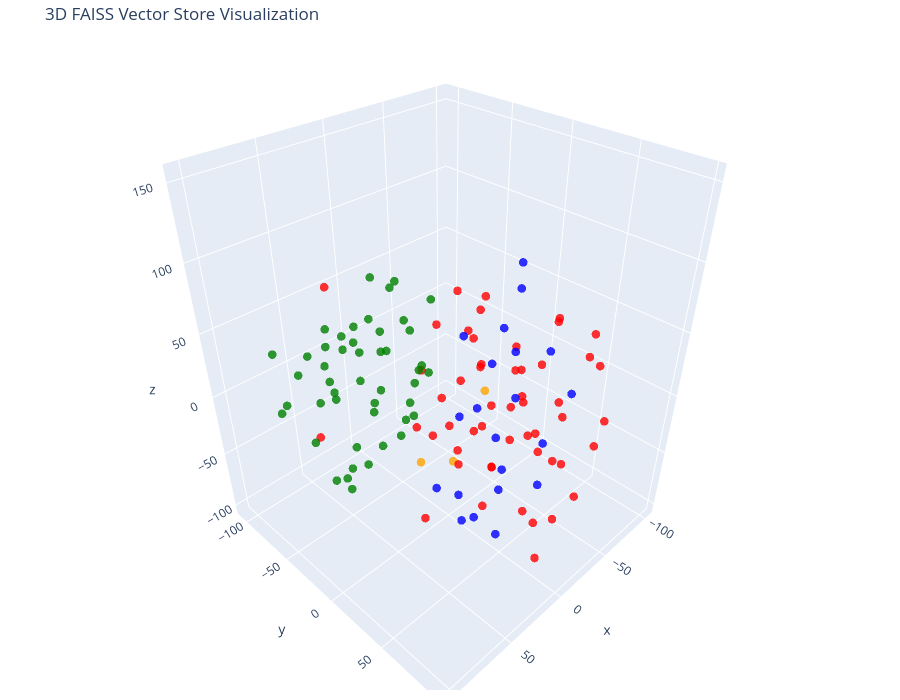

This figure's notebook cell:
### Code cell
# Let's try 3D!

tsne = TSNE(n_components=3, random_state=42)
reduced_vectors = tsne.fit_transform(vectors)

# Create the 3D scatter plot
fig = go.Figure(data=[go.Scatter3d(
    x=reduced_vectors[:, 0],
    y=reduced_vectors[:, 1],
    z=reduced_vectors[:, 2],
    mode='markers',
    marker=dict(size=5, color=colors, opacity=0.8),
    text=[f"Type: {t}<br>Text: {d[:100]}..." for t, d in zip(doc_types, documents)],
    hoverinfo='text'
)])

fig.update_layout(
    title='3D FAISS Vector Store Visualization',
    scene=dict(xaxis_title='x', yaxis_title='y', zaxis_title='z'),
    width=900,
    height=700,
    margin=dict(r=20, b=10, l=10, t=40)
)

fig.show()

### Figure 1 — Plotly figure (JSON) as saved in the notebook; plotly's stock layout.template omitted (floating-point values rounded to 4 significant figures)
{"data": [{"hoverinfo": "text", "marker": {"color": ["orange", "orange", "orange", "red", "red", "red", "red", "red", "red", "red", "red", "red", "red", "red", "red", "red", "red", "red", "red", "red", "red", "red", "red", "red", "red", "red", "red", "red", "red", "red", "red", "red", "red", "red", "red", "red", "red", "red", "red", "red", "red", "red", "red", "red", "red", "red", "red", "red", "red", "red", "red", "red", "red", "red", "red", "green", "green", "green", "green", "green", "green", "green", "green", "green", "green", "green", "green", "green", "green", "green", "green", "green", "green", "green", "green", "green", "green", "green", "green", "green", "green", "green", "green", "green", "green", "green", "green", "green", "green", "green", "green", "green", "green", "green", "green", "green", "green", "green", "green", "green", "green", "green", "blue", "blue", "blue", "blue", "blue", "blue", "blue", "blue", "blue", "blue", "blue", "blue", "blue", "blue", "blue", "blue", "blue", "blue", "blue", "blue", "blue"], "opacity": 0.8, "size": 5}, "mode": "markers", "text": ["Type: company<br>Text: # About Insurellm\n\nInsurellm was founded by Avery Lancaster in 2015 as an insurance tech startup des...", "Type: company<br>Text: # Careers at Insurellm\n\nInsurellm is hiring! We are looking for talented software engineers, data sc...", "Type: company<br>Text: # Overview of Insurellm\n\nInsurellm is an innovative insurance tech firm with 200 employees across th...", "Type: contracts<br>Text: # Contract with Apex Reinsurance for Rellm: AI-Powered Enterprise Reinsurance Solution\n\n## Terms\n\n1....", "Type: contracts<br>Text: ## Renewal\n\n1. **Automatic Renewal**: This Agreement will automatically renew for successive one-yea...", "Type: contracts<br>Text: 2. **Seamless Integrations**: The architecture of Rellm allows for easy integration with existing sy...", "Type: contracts<br>Text: 1. **Technical Support**: Provider shall offer dedicated technical support to the Client via phone, ...", "Type: contracts<br>Text: **Insurellm, Inc.**  \n_____________________________  \nAuthorized Signature   \nDate: ________________...", "Type: contracts<br>Text: # Contract with Belvedere Insurance for Markellm\n\n## Terms\nThis Contract (\"Agreement\") is made and e...", "Type: contracts<br>Text: ## Renewal\n1. **Renewal Terms**: This Agreement may be renewed for additional one-year terms upon mu...", "Type: contracts<br>Text: ## Features\n1. **AI-Powered Matching**: Belvedere Insurance will benefit from Markellm's AI-powered ...", "Type: contracts<br>Text: ## Support\n1. **Technical Support**: Technical support will be available from 9 AM to 7 PM EST, Mond...", "Type: contracts<br>Text: **Belvedere Insurance**  \nSignature: ______________________  \nName: [Authorized Signatory]  \nTitle: ...", "Type: contracts<br>Text: # Contract with BrightWay Solutions for Markellm\n\n**Contract Date:** October 5, 2023  \n**Contract ID...", "Type: contracts<br>Text: 3. **Service Level Agreement (SLA):**  \n   Insurellm commits to a 99.9% uptime for the platform with...", "Type: contracts<br>Text: 2. **Real-Time Quote Availability:**  \n   Consumers sourced via BrightWay Solutions will receive rea...", "Type: contracts<br>Text: 3. **Training and Onboarding:**  \n   Insurellm agrees to provide one free training session on how to...", "Type: contracts<br>Text: # Contract with EverGuard Insurance for Rellm: AI-Powered Enterprise Reinsurance Solution\n\n**Contrac...", "Type: contracts<br>Text: 4. **Usage Rights**: EverGuard Insurance is granted a non-exclusive, non-transferable license to acc...", "Type: contracts<br>Text: 1. **Core Functionality**: Rellm provides EverGuard Insurance with advanced AI-driven analytics, sea...", "Type: contracts<br>Text: 1. **Customer Support**: Insurellm will provide EverGuard Insurance with 24/7 customer support, incl...", "Type: contracts<br>Text: ---\n\n**Signatures**  \n**For Insurellm**: __________________________  \n**Name**: John Smith  \n**Title...", "Type: contracts<br>Text: # Contract with GreenField Holdings for Markellm\n\n**Effective Date:** November 15, 2023  \n**Contract...", "Type: contracts<br>Text: ## Renewal\n1. **Automatic Renewal**: This contract will automatically renew for sequential one-year ...", "Type: contracts<br>Text: ## Features\n1. **AI-Powered Matching**: Access to advanced algorithms that connect GreenField Holdin...", "Type: contracts<br>Text: ## Support\n1. **Customer Support Access**: The Client will have access to dedicated support through ...", "Type: contracts<br>Text: **Signatures:**  \n_________________________                           _________________________  \n**...", "Type: contracts<br>Text: # Contract with Greenstone Insurance for Homellm\n\n---\n\n## Terms\n\n1. **Parties**: This Contract (\"Agr...", "Type: contracts<br>Text: 4. **Payment Terms**: \n   - The Customer shall pay an amount of $10,000 per month for the Standard T...", "Type: contracts<br>Text: ---\n\n## Features\n\n- **AI-Powered Risk Assessment**: Customer will have access to enhanced risk evalu...", "Type: contracts<br>Text: - **Customer Portal**: A dedicated portal will be provided, allowing the Customer's clients to manag...", "Type: contracts<br>Text: ______________________________  \n[Name], [Title]  \nDate: ______________________\n\n**For Greenstone In...", "Type: contracts<br>Text: # Contract with GreenValley Insurance for Homellm\n\n**Contract Date:** October 6, 2023  \n**Contract N...", "Type: contracts<br>Text: 4. **Confidentiality:** Both parties agree to maintain the confidentiality of proprietary informatio...", "Type: contracts<br>Text: 1. **AI-Powered Risk Assessment:** Access to advanced AI algorithms for real-time risk evaluations.\n...", "Type: contracts<br>Text: 3. **Regular Updates:** Insurellm will offer ongoing updates and enhancements to the Homellm platfor...", "Type: contracts<br>Text: # Contract with Pinnacle Insurance Co. for Homellm\n\n## Terms\nThis contract (\"Contract\") is entered i...", "Type: contracts<br>Text: ## Renewal\n1. **Renewal Terms**: At the end of the initial term, this Contract shall automatically r...", "Type: contracts<br>Text: ## Features\n1. **AI-Powered Risk Assessment**: Utilized for tailored underwriting decisions specific...", "Type: contracts<br>Text: ## Support\n1. **Technical Support**: Insurellm shall provide 24/7 technical support via an email and...", "Type: contracts<br>Text: # Contract with Roadway Insurance Inc. for Carllm\n\n---\n\n## Terms\n\n1. **Agreement Effective Date**: T...", "Type: contracts<br>Text: ---\n\n## Renewal\n\n1. **Automatic Renewal**: This agreement will automatically renew for an additional...", "Type: contracts<br>Text: ---\n\n## Features\n\n1. **Access to Core Features**: Roadway Insurance Inc. will have access to all Pro...", "Type: contracts<br>Text: ---\n\n## Support\n\n1. **Technical Support**: Roadway Insurance Inc. will receive priority technical su...", "Type: contracts<br>Text: # Contract with Stellar Insurance Co. for Rellm\n\n## Terms\nThis contract is made between **Insurellm*...", "Type: contracts<br>Text: ### Termination\nEither party may terminate this agreement with a **30-day written notice**. In the e...", "Type: contracts<br>Text: ## Features\nStellar Insurance Co. will receive access to the following features of the Rellm product...", "Type: contracts<br>Text: ## Support\nInsurellm provides Stellar Insurance Co. with the following support services:\n\n- **24/7 T...", "Type: contracts<br>Text: # Contract with TechDrive Insurance for Carllm\n\n**Contract Date:** October 1, 2024  \n**Contract Dura...", "Type: contracts<br>Text: ## Renewal\n\n1. **Automatic Renewal**: This contract shall automatically renew for additional one-yea...", "Type: contracts<br>Text: ## Support\n\n1. **Customer Support**: Insurellm will provide 24/7 customer support to TechDrive Insur...", "Type: contracts<br>Text: **TechDrive Insurance Representative:**  \nName: Sarah Johnson  \nTitle: Operations Director  \nDate: _...", "Type: contracts<br>Text: # Contract with Velocity Auto Solutions for Carllm\n\n**Contract Date:** October 1, 2023  \n**Contract ...", "Type: contracts<br>Text: ## Renewal\n\n1. **Automatic Renewal**: This contract will automatically renew for successive 12-month...", "Type: contracts<br>Text: ## Support\n\n1. **Customer Support**: Velocity Auto Solutions will have access to Insurellm’s custome...", "Type: employees<br>Text: # HR Record\n\n# Alex Chen\n\n## Summary\n- **Date of Birth:** March 15, 1990  \n- **Job Title:** Backend ...", "Type: employees<br>Text: ## Annual Performance History\n- **2020:**  \n  - Completed onboarding successfully.  \n  - Met expecta...", "Type: employees<br>Text: ## Compensation History\n- **2020:** Base Salary: $80,000  \n- **2021:** Base Salary Increase to $90,0...", "Type: employees<br>Text: Alex Chen continues to be a vital asset at Insurellm, contributing significantly to innovative backe...", "Type: employees<br>Text: # HR Record\n\n# Alex Harper\n\n## Summary\n- **Date of Birth**: March 15, 1993  \n- **Job Title**: Sales ...", "Type: employees<br>Text: ## Annual Performance History  \n- **2021**:  \n  - **Performance Rating**: 4.5/5  \n  - **Key Achievem...", "Type: employees<br>Text: - **2022**:  \n  - **Base Salary**: $65,000 (Promotion to Senior SDR)  \n  - **Bonus**: $13,000 (20% o...", "Type: employees<br>Text: # HR Record\n\n# Alex Thomson\n\n## Summary\n- **Date of Birth:** March 15, 1995  \n- **Job Title:** Sales...", "Type: employees<br>Text: ## Annual Performance History  \n- **2022** - Rated as \"Exceeds Expectations.\" Alex Thomson achieved ...", "Type: employees<br>Text: ## Other HR Notes\n- Alex Thomson is an active member of the Diversity and Inclusion committee at Ins...", "Type: employees<br>Text: # Avery Lancaster\n\n## Summary\n- **Date of Birth**: March 15, 1985  \n- **Job Title**: Co-Founder & Ch...", "Type: employees<br>Text: - **2010 - 2013**: Business Analyst at Edge Analytics  \n  Prior to joining Innovate, Avery worked as...", "Type: employees<br>Text: - **2018**: **Exceeds Expectations**  \n  Under Avery’s pivoted vision, Insurellm launched two new su...", "Type: employees<br>Text: - **2022**: **Satisfactory**  \n  Avery focused on rebuilding team dynamics and addressing employee c...", "Type: employees<br>Text: ## Compensation History\n- **2015**: $150,000 base salary + Significant equity stake  \n- **2016**: $1...", "Type: employees<br>Text: ## Other HR Notes\n- **Professional Development**: Avery has actively participated in leadership trai...", "Type: employees<br>Text: # HR Record\n\n# Emily Carter\n\n## Summary\n- **Date of Birth:** August 12, 1990  \n- **Job Title:** Acco...", "Type: employees<br>Text: - **2017-2019:** Marketing Intern  \n  - Assisted with market research and campaign development for s...", "Type: employees<br>Text: ## Compensation History\n| Year | Base Salary | Bonus         | Total Compensation |\n|------|--------...", "Type: employees<br>Text: Emily Carter exemplifies the kind of talent that drives Insurellm's success and is an invaluable ass...", "Type: employees<br>Text: # HR Record\n\n# Emily Tran\n\n## Summary\n- **Date of Birth:** March 18, 1991  \n- **Job Title:** Digital...", "Type: employees<br>Text: - **January 2017 - May 2018**: Marketing Intern  \n  - Supported the Marketing team by collaborating ...", "Type: employees<br>Text: - **2021**:  \n  - Performance Rating: Meets Expectations  \n  - Key Achievements: Contributed to the ...", "Type: employees<br>Text: - **Professional Development Goals**:  \n  - Emily Tran aims to become a Marketing Manager within the...", "Type: employees<br>Text: # HR Record\n\n# Jordan Blake\n\n## Summary\n- **Date of Birth:** March 15, 1993  \n- **Job Title:** Sales...", "Type: employees<br>Text: ## Annual Performance History\n- **2021:** First year at Insurellm; achieved 90% of monthly targets. ...", "Type: employees<br>Text: ## Other HR Notes\n- Jordan has shown an interest in continuing education, actively participating in ...", "Type: employees<br>Text: # HR Record\n\n# Jordan K. Bishop\n\n## Summary\n- **Date of Birth:** March 15, 1990\n- **Job Title:** Fro...", "Type: employees<br>Text: ## Annual Performance History\n- **2019:** Exceeds Expectations - Continuously delivered high-quality...", "Type: employees<br>Text: ## Compensation History\n- **June 2018:** Starting Salary - $85,000\n- **June 2019:** Salary Increase ...", "Type: employees<br>Text: ## Other HR Notes\n- Jordan K. Bishop has been an integral part of club initiatives, including the In...", "Type: employees<br>Text: # HR Record\n\n# Maxine Thompson\n\n## Summary\n- **Date of Birth:** January 15, 1991  \n- **Job Title:** ...", "Type: employees<br>Text: ## Insurellm Career Progression\n- **January 2017 - October 2018**: **Junior Data Engineer**  \n  * Ma...", "Type: employees<br>Text: ## Annual Performance History\n- **2017**: *Meets Expectations*  \n  Maxine showed potential in her ro...", "Type: employees<br>Text: - **2021**: *Exceeds Expectations*  \n  Maxine spearheaded the transition to a new data warehousing s...", "Type: employees<br>Text: ## Compensation History\n- **2017**: $70,000 (Junior Data Engineer)  \n- **2018**: $75,000 (Junior Dat...", "Type: employees<br>Text: # HR Record\n\n# Oliver Spencer\n\n## Summary\n- **Date of Birth**: May 14, 1990  \n- **Job Title**: Backe...", "Type: employees<br>Text: ## Annual Performance History\n- **2018**: **3/5** - Adaptable team player but still learning to take...", "Type: employees<br>Text: ## Compensation History\n- **March 2018**: Initial salary of $80,000.\n- **July 2019**: Salary increas...", "Type: employees<br>Text: # Samantha Greene\n\n## Summary\n- **Date of Birth:** October 14, 1990\n- **Job Title:** HR Generalist\n-...", "Type: employees<br>Text: ## Annual Performance History\n- **2020:** Exceeds Expectations  \n  Samantha Greene demonstrated exce...", "Type: employees<br>Text: ## Compensation History\n- **2020:** Base Salary - $55,000  \n  The entry-level salary matched industr...", "Type: employees<br>Text: - **2023:** Base Salary - $70,000  \n  Recognized for substantial improvement in employee relations m...", "Type: employees<br>Text: # HR Record\n\n# Samuel Trenton\n\n## Summary\n- **Date of Birth:** April 12, 1989  \n- **Job Title:** Sen...", "Type: employees<br>Text: ## Annual Performance History\n- **2023:** Rating: 4.5/5  \n  *Samuel exceeded expectations, successfu...", "Type: employees<br>Text: ## Compensation History\n- **2023:** Base Salary: $115,000 + Bonus: $15,000  \n  *Annual bonus based o...", "Type: employees<br>Text: - **Engagement in Company Culture:** Regularly participates in team-building events and contributes ...", "Type: products<br>Text: # Product Summary\n\n# Carllm\n\n## Summary\n\nCarllm is an innovative auto insurance product developed by...", "Type: products<br>Text: - **Instant Quoting**: With Carllm, insurance companies can offer near-instant quotes to customers, ...", "Type: products<br>Text: - **Mobile Integration**: Carllm is designed to work seamlessly with mobile applications, providing ...", "Type: products<br>Text: - **Professional Tier**: $2,500/month\n  - For medium-sized companies.\n  - All Basic Tier features pl...", "Type: products<br>Text: ### Q2 2025: Customer Experience Improvements\n- Launch of a new **mobile app** for end-users.\n- Intr...", "Type: products<br>Text: # Product Summary\n\n# Homellm\n\n## Summary\nHomellm is an innovative home insurance product developed b...", "Type: products<br>Text: ### 2. Dynamic Pricing Model\nWith Homellm's innovative dynamic pricing model, insurance providers ca...", "Type: products<br>Text: ### 5. Multi-Channel Integration\nHomellm seamlessly integrates into existing insurance platforms, pr...", "Type: products<br>Text: - **Basic Tier:** Starting at $5,000/month for small insurers with basic integration features.\n- **S...", "Type: products<br>Text: All tiers include a comprehensive training program and ongoing updates to ensure optimal performance...", "Type: products<br>Text: With Homellm, Insurellm is committed to transforming the landscape of home insurance, ensuring both ...", "Type: products<br>Text: # Product Summary\n\n# Markellm\n\n## Summary\n\nMarkellm is an innovative two-sided marketplace designed ...", "Type: products<br>Text: - **User-Friendly Interface**: Designed with user experience in mind, Markellm features an intuitive...", "Type: products<br>Text: - **Customer Support**: Our dedicated support team is always available to assist both consumers and ...", "Type: products<br>Text: ### For Insurance Companies:\n- **Basic Listing Fee**: $199/month for a featured listing on the platf...", "Type: products<br>Text: ### Q3 2025\n- Initiate a comprehensive marketing campaign targeting both consumers and insurers to i...", "Type: products<br>Text: # Product Summary\n\n# Rellm: AI-Powered Enterprise Reinsurance Solution\n\n## Summary\n\nRellm is an inno...", "Type: products<br>Text: ### Seamless Integrations\nRellm's architecture is designed for effortless integration with existing ...", "Type: products<br>Text: ### Regulatory Compliance Tools\nRellm includes built-in compliance tracking features to help organiz...", "Type: products<br>Text: Join the growing number of organizations leveraging Rellm to enhance their reinsurance processes whi...", "Type: products<br>Text: Experience the future of reinsurance with Rellm, where innovation meets reliability. Let Insurellm h..."], "type": "scatter3d", "x": [28.66, 29.57, 24.11, -69.17, -74.57, -61.31, -31.04, -45.18, -12.68, -95.08, -3.086, -35.78, -22.85, -38.59, -61.03, -35.03, -39.53, -77.47, -78.83, -63.65, -1.853, -26.76, -26.26, -75.66, 10.78, 41.83, -29.38, -28.76, -103.0, -5.959, -13.67, -31.02, -37.51, 29.82, 9.025, 56.83, -29.18, -96.7, 15.69, -75.82, -50.01, -72.86, -30.65, -54.39, -54.01, -68.79, -50.26, -44.54, -25.63, -15.73, -31.59, -29.38, -34.07, 53.54, -29.96, 65.98, 13.31, 63.08, 19.64, 17.0, 36.9, 17.47, 38.17, 46.31, 20.42, 52.96, 51.95, 60.8, 39.51, 87.68, -9.327, 50.25, 28.63, 68.72, 1.848, 39.93, 15.63, 42.65, 30.32, 25.98, 42.92, 12.5, 44.38, -9.978, 94.66, 30.56, 91.65, 88.65, -2.162, 74.0, 87.48, 67.02, -3.887, 69.85, 98.04, 19.48, 91.62, 103.3, 70.61, 50.77, 70.12, 80.24, 14.77, -22.34, -24.17, -17.52, -0.5487, 12.53, 18.33, -1.611, -85.33, -78.25, 23.41, 14.72, 27.68, 2.49, 18.95, 26.37, -88.24, -72.11, -93.34, 11.51, 4.747], "y": [56.38, 3.129, 27.54, 21.38, -5.854, -41.0, -19.26, -15.07, 57.37, 52.33, 91.12, -4.415, -0.3808, 64.35, 81.93, 92.45, -68.79, 1.724, -8.737, -30.08, -34.54, -38.99, 56.44, 55.57, 98.48, 69.36, -21.68, 30.1, 9.282, 72.4, 10.48, 1.716, 29.35, -86.61, 74.25, 35.63, 29.01, 44.62, 91.96, 34.76, -3.223, 30.05, 85.46, -18.28, 18.49, 22.34, 52.04, -1.299, -15.13, -6.783, -30.81, -46.56, 10.47, -75.63, -37.23, 2.874, -75.89, -47.32, -21.59, -17.92, -62.79, -46.78, 20.78, -63.42, -53.22, -6.726, -35.93, -37.51, -40.73, -64.73, -61.13, -7.066, -93.32, -36.03, -31.34, 2.663, -0.06751, -41.43, -19.84, 2.051, -38.22, -15.29, 13.85, -74.05, -45.39, -4.696, 12.08, -9.924, -102.5, -15.08, -29.89, 27.56, -84.77, -28.69, -3.783, -105.9, -58.77, 53.16, 16.16, -84.24, -67.82, -3.319, 2.595, 80.04, 60.86, 39.62, 55.26, 36.24, 61.01, 44.95, -13.0, -7.607, 32.05, 89.14, 97.44, 15.54, 63.77, 64.12, -39.99, -55.85, -33.94, 35.49, 14.17], "z": [52.67, -34.79, -21.74, -58.24, 3.751, 7.512, -10.9, 43.36, -4.552, 5.565, -0.8343, 8.355, 37.46, -0.3979, -6.709, -5.65, -31.39, -44.37, -20.87, -20.85, -45.53, 29.09, -27.27, 24.19, -31.76, -19.13, 61.74, -34.45, 21.92, -67.0, -29.29, 66.64, 19.8, 62.18, -43.8, -43.31, -6.735, 27.36, -67.96, -25.33, -94.88, 41.52, -51.02, -65.82, -16.84, 4.881, -53.69, -30.78, -84.37, -58.96, -59.3, -77.16, -76.06, -46.42, -35.56, 28.17, 7.29, 34.75, -18.62, 53.75, 27.3, 39.94, 51.97, -3.679, -21.28, -12.18, -32.03, -55.83, -58.87, 0.814, 61.26, 58.93, -19.52, 57.29, -2.15, 80.43, 82.99, 57.4, 88.88, 41.5, 17.58, 22.39, 19.35, -1.686, 21.93, 11.48, 5.97, -20.46, -4.134, -41.35, -2.603, 25.5, 23.4, 22.3, 48.89, 15.87, 51.87, 152.7, 53.99, 18.07, 20.66, 85.25, -68.95, 35.61, 56.07, 48.66, 30.9, -74.74, -67.88, -52.69, 44.48, 69.63, -49.03, 25.24, 7.515, -100.7, -8.651, 21.33, -35.11, -9.138, -1.533, 18.75, -3.914]}], "layout": {"height": 700, "margin": {"b": 10, "l": 10, "r": 20, "t": 40}, "scene": {"xaxis": {"title": {"text": "x"}}, "yaxis": {"title": {"text": "y"}}, "zaxis": {"title": {"text": "z"}}}, "title": {"text": "3D FAISS Vector Store Visualization"}, "width": 900}}
